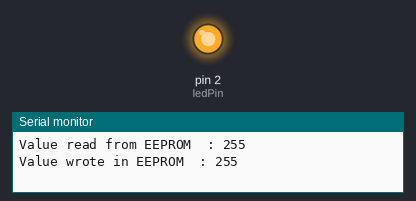
A sketch run on a simulated Arduino Uno, built for the host (arithmetic inside an expression is 32-bit, double 64-bit). On the bench: output pins drawn as LEDs (lit = HIGH), the last lines printed to the serial monitor. EEPROM starts erased.

Above: at 2.0 s.
At 8.0 s:
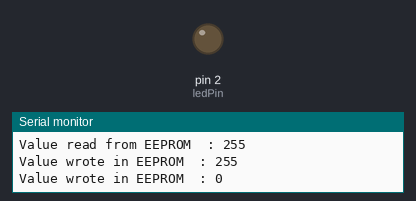
Timing chart, 0 to 20.8 s (numbered marks = the images above):
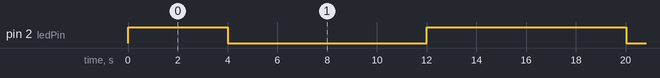

The sketch:

EEPROM.ino
```cpp
#include <EEPROM.h>
int ledPin = 2 ;// LED_BUILTIN ; // GPIO2 of ESP8266
int value =1;
void setup() {
  Serial.begin(115200);
  EEPROM.begin(512);
  pinMode(ledPin, OUTPUT);
  value=  EEPROM.read(0);
  Serial.print("\nValue read from EEPROM  : ");
   Serial.println(value);
}
void writeEEPROM(int value){
    EEPROM.write(0, value);
    EEPROM.commit();
    Serial.print("Value wrote in EEPROM  : ");
    Serial.println(value);
}

void loop() {
//    value=1;
    digitalWrite(ledPin, value) ;writeEEPROM(value); delay(4000);
    // write that value in eeprom

    value = (value+1)%2;
    digitalWrite(ledPin, value) ;writeEEPROM(value); delay(4000);
     // write that value in eeprom

}
```

Measured:
- by itself, pin 2 (ledPin): repeats every 16.0 s: LOW 8.0 s, HIGH 8.0 s
